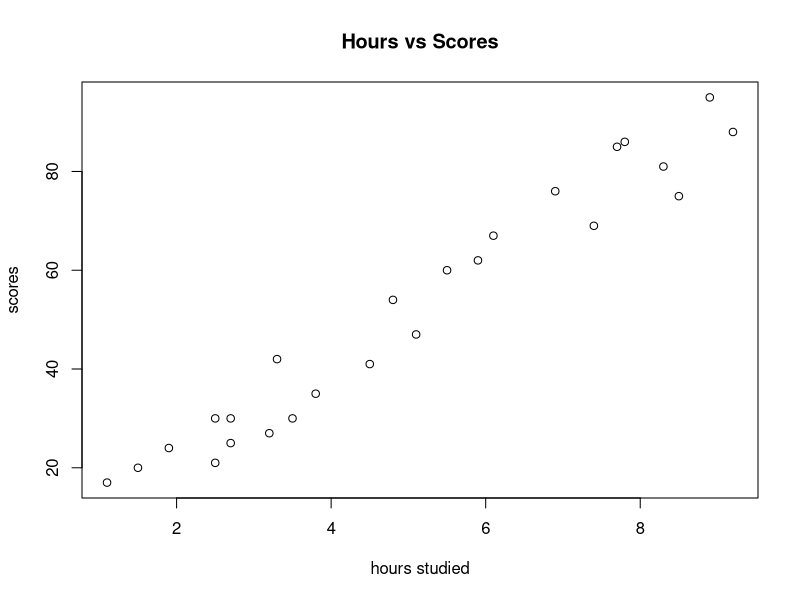

Recreate this plot in R.
#linear regression
 h=c(2.5, 5.1, 3.2, 8.5,3.5, 1.5, 9.2, 5.5, 8.3, 2.7, 7.7, 5.9, 4.5, 3.3, 1.1, 8.9, 2.5, 1.9, 6.1, 7.4, 2.7, 4.8, 3.8,6.9, 7.8)#hours studied
 
   #response
  s=c(21,47,27,75,30,20,88,60,81,25,85,62,41,42,17,95,30,24,67,69,30,54,35,76,86)#scores obtained according to hours studied
   r<-lm(s~h)#linear model(lm)~"this symbol represent correlation "
   summary(r)
   result=data.frame(h=9.25)
   final=predict(r,result)
   print(final)
  
  #graph
   plot(h,s,main="Hours vs Scores",xlab = "hours studied",ylab = "scores")
   